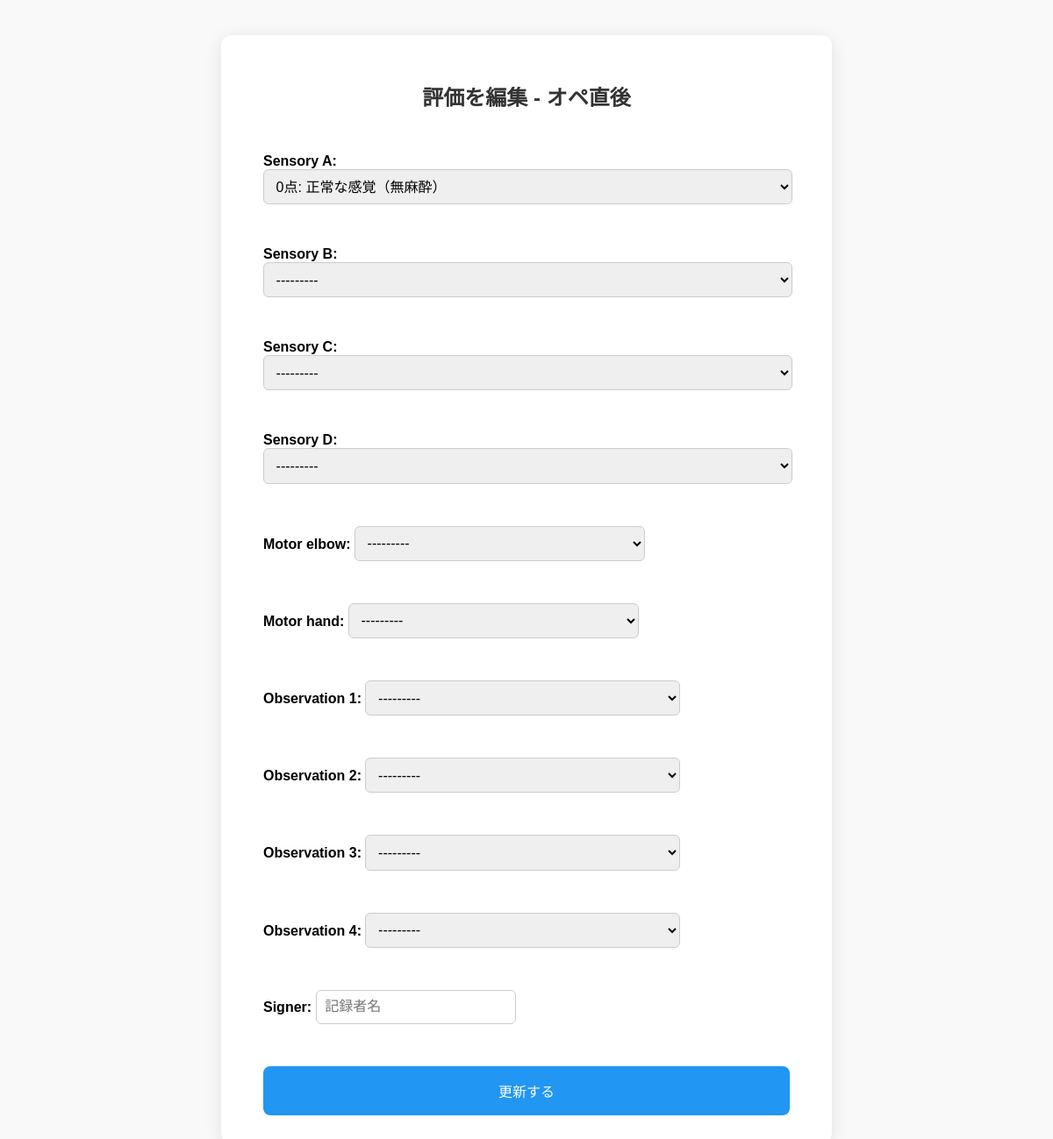
Screenshot of /patient/evaluation/95/edit/ (signed in) with the database file from the repository.
### patient/models.py (models this page shows, shortened)
class Evaluation(models.Model):
    TIMEPOINT_CHOICES = [
    ('0', 'オペ前'),
    ('1', '麻酔直後'),
    ('2', 'オペ直後'),
    ('3', '帰室時'),
    ('4', '時系列⑤'),
    ('5', '時系列⑥'),
    ('6', '時系列⑦'),
    ('7', '時系列⑧'),
]
    SENSORY_CHOICES = [
    (0, '0点: 正常な感覚（無麻酔）'),
    (1, '1点: 冷感を感じるが、健側（または正常部）に比べて鈍い（部分的ブロック）'),
    (2, '2点: 完全な感覚遮断（完全ブロック）'),
    (99, '99点: 評価不能（反応なし）')
]
    MOTOR_CHOICES = [
        (0, '0点: 正常な運動機能'),
        (1, '1点: 軽度の筋力低下（可動域制限なし）'),
        (2, '2点: 顕著な筋力低下（可動域制限あり）'),
        (3, '3点: 完全麻痺（随意運動なし）'),
        (99, '99点: 評価不能（反応なし）')
    ]
    OBS_CHOICES = [
        (0, '0:異常なし'),
        (1, '1:血腫、腫脹、赤みなど、何らかの異常あり'),
    ]
    operation = models.ForeignKey(Operation, on_delete=models.CASCADE, related_name='evaluations')
    timepoint = models.CharField(max_length=1, choices=TIMEPOINT_CHOICES)
    sensory_A = models.IntegerField(choices=SENSORY_CHOICES, null=True, blank=True)
    sensory_B = models.IntegerField(choices=SENSORY_CHOICES, null=True, blank=True)
    sensory_C = models.IntegerField(choices=SENSORY_CHOICES, null=True, blank=True)
    sensory_D = models.IntegerField(choices=SENSORY_CHOICES, null=True, blank=True)
    motor_elbow = models.IntegerField(choices=MOTOR_CHOICES, null=True, blank=True)
    motor_hand = models.IntegerField(choices=MOTOR_CHOICES, null=True, blank=True)
    observation_1 = models.IntegerField(choices=OBS_CHOICES, null=True, blank=True)
    observation_2 = models.IntegerField(choices=OBS_CHOICES, null=True, blank=True)
    observation_3 = models.IntegerField(choices=OBS_CHOICES, null=True, blank=True)
    observation_4 = models.IntegerField(choices=OBS_CHOICES, null=True, blank=True)
    signer = models.CharField(max_length=50, blank=True)
    created_at = models.DateTimeField(auto_now_add=True)

### patient/views.py (the view)
# urls.py: path('evaluation/<int:evaluation_id>/edit/', views.edit_evaluation, name='edit_evaluation'),
@login_required
def edit_evaluation(request, evaluation_id):
    evaluation = get_object_or_404(Evaluation, id=evaluation_id)
    operation = evaluation.operation  # 戻る用に使います
    if request.method == 'POST':
        form = EvaluationForm(request.POST, instance=evaluation)
        if form.is_valid():
            form.save()
            return redirect('evaluation_summary', operation_id=operation.id)
    else:
        form = EvaluationForm(instance=evaluation)
    return render(request, 'patient/edit_evaluation.html', {
        'form': form,
        'evaluation': evaluation,
        'timepoint_label': evaluation.get_timepoint_display(),
    })

### patient/forms.py
class EvaluationForm(forms.ModelForm):
    class Meta:
        model = Evaluation
        fields = [
            'sensory_A', 'sensory_B', 'sensory_C', 'sensory_D',
            'motor_elbow', 'motor_hand',
            'observation_1', 'observation_2', 'observation_3', 'observation_4',
            'signer'
        ]
        widgets = {
            'signer': forms.TextInput(attrs={'placeholder': '記録者名'}),
        }

### patient/templates/patient/edit_evaluation.html (shortened to what this page needs)
<!DOCTYPE html>
<html lang="ja">
<head>
</head>
<body>
  <div class="card">
    <h2>評価を編集 - {{ timepoint_label }}</h2>
    <form method="post">
      {{ form.as_p }}
      <button type="submit">更新する</button>
    </form>
  </div>
</body>
</html>

### patient/templates/patient/edit_evaluation.html (style rules this page uses)
body { font-family: sans-serif; background-color: #f9f9f9; padding: 2rem; display: flex; justify-content: center; }
.card { background-color: white; padding: 2rem 3rem; border-radius: 12px; box-shadow: 0 4px 20px rgba(0, 0, 0, 0.1); width: 100%; max-width: 600px; }
h2 { text-align: center; margin-bottom: 2rem; color: #333; }
form { display: flex; flex-direction: column; gap: 1rem; }
label { font-weight: bold; }
input, select { padding: 0.6rem; border-radius: 6px; border: 1px solid #ccc; font-size: 1rem; }
button { padding: 1rem; background-color: #2196F3; color: white; border: none; border-radius: 8px; cursor: pointer; font-size: 1rem; margin-top: 1rem; }

### rows the page displays
Evaluation: sensory_A "0点: 正常な感覚（無麻酔）", sensory_B "---------", sensory_C "---------", sensory_D "---------", motor_elbow "---------", motor_hand "---------", observation_1 "---------", observation_2 "---------", observation_3 "---------", observation_4 "---------"

### other values shown
{{ timepoint_label }} "オペ直後"
